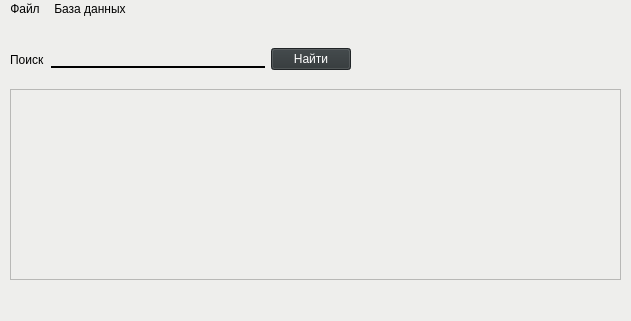
<?xml version="1.0" encoding="UTF-8"?>
<ui version="4.0">
 <class>MainWindow</class>
 <widget class="QMainWindow" name="MainWindow">
  <property name="geometry">
   <rect>
    <x>0</x>
    <y>0</y>
    <width>631</width>
    <height>321</height>
   </rect>
  </property>
  <property name="windowTitle">
   <string>Работа с базой данных</string>
  </property>
  <property name="styleSheet">
   <string notr="true">background-color: rgb(238, 238, 236);</string>
  </property>
  <widget class="QWidget" name="centralwidget">
   <widget class="QTableWidget" name="tableWidget">
    <property name="geometry">
     <rect>
      <x>10</x>
      <y>70</y>
      <width>611</width>
      <height>191</height>
     </rect>
    </property>
   </widget>
   <widget class="QWidget" name="horizontalLayoutWidget">
    <property name="geometry">
     <rect>
      <x>10</x>
      <y>20</y>
      <width>341</width>
      <height>41</height>
     </rect>
    </property>
    <layout class="QHBoxLayout" name="horizontalLayout">
     <item>
      <widget class="QLabel" name="label">
       <property name="text">
        <string>Поиск</string>
       </property>
      </widget>
     </item>
     <item>
      <widget class="QLineEdit" name="lineEdit">
       <property name="styleSheet">
        <string notr="true"> color: white; 
 border: none;
 border-bottom: 2px solid black;</string>
       </property>
      </widget>
     </item>
     <item>
      <widget class="QPushButton" name="pushButton">
       <property name="styleSheet">
        <string notr="true">border-color: rgb(46, 52, 54);
color: rgb(255, 255, 255);
background-color: rgb(46, 52, 54);
alternate-background-color: rgb(136, 138, 133);
font-color:white;</string>
       </property>
       <property name="text">
        <string>Найти</string>
       </property>
      </widget>
     </item>
    </layout>
   </widget>
  </widget>
  <widget class="QMenuBar" name="menubar">
   <property name="geometry">
    <rect>
     <x>0</x>
     <y>0</y>
     <width>631</width>
     <height>22</height>
    </rect>
   </property>
   <widget class="QMenu" name="menu">
    <property name="title">
     <string>Файл</string>
    </property>
    <addaction name="action"/>
    <addaction name="action_2"/>
    <addaction name="action_3"/>
    <addaction name="action_4"/>
   </widget>
   <widget class="QMenu" name="menu_2">
    <property name="title">
     <string>База данных</string>
    </property>
    <widget class="QMenu" name="menu_3">
     <property name="title">
      <string>Добавить</string>
     </property>
     <addaction name="action_7"/>
     <addaction name="action_10"/>
    </widget>
    <widget class="QMenu" name="menu_4">
     <property name="title">
      <string>Удалить</string>
     </property>
     <addaction name="action_6"/>
     <addaction name="action_11"/>
     <addaction name="action_12"/>
    </widget>
    <addaction name="action_9"/>
    <addaction name="action_13"/>
    <addaction name="action_8"/>
    <addaction name="action_5"/>
    <addaction name="menu_3"/>
    <addaction name="menu_4"/>
   </widget>
   <addaction name="menu"/>
   <addaction name="menu_2"/>
  </widget>
  <widget class="QStatusBar" name="statusbar"/>
  <action name="action">
   <property name="text">
    <string>Загрузить</string>
   </property>
  </action>
  <action name="action_2">
   <property name="text">
    <string>Сохранить</string>
   </property>
  </action>
  <action name="action_3">
   <property name="text">
    <string>Сохранить как...</string>
   </property>
  </action>
  <action name="action_4">
   <property name="text">
    <string>Выход</string>
   </property>
  </action>
  <action name="action_5">
   <property name="text">
    <string>Создать</string>
   </property>
  </action>
  <action name="action_7">
   <property name="text">
    <string>Атрибут</string>
   </property>
  </action>
  <action name="action_9">
   <property name="text">
    <string>Подключиться</string>
   </property>
  </action>
  <action name="action_10">
   <property name="text">
    <string>Кортеж</string>
   </property>
  </action>
  <action name="action_6">
   <property name="text">
    <string>Таблицу</string>
   </property>
  </action>
  <action name="action_11">
   <property name="text">
    <string>Кортеж</string>
   </property>
  </action>
  <action name="action_12">
   <property name="text">
    <string>Атрибут</string>
   </property>
  </action>
  <action name="action_13">
   <property name="text">
    <string>Список таблиц</string>
   </property>
  </action>
  <action name="action_8">
   <property name="text">
    <string>Скопировать</string>
   </property>
  </action>
 </widget>
 <resources/>
 <connections/>
</ui>
